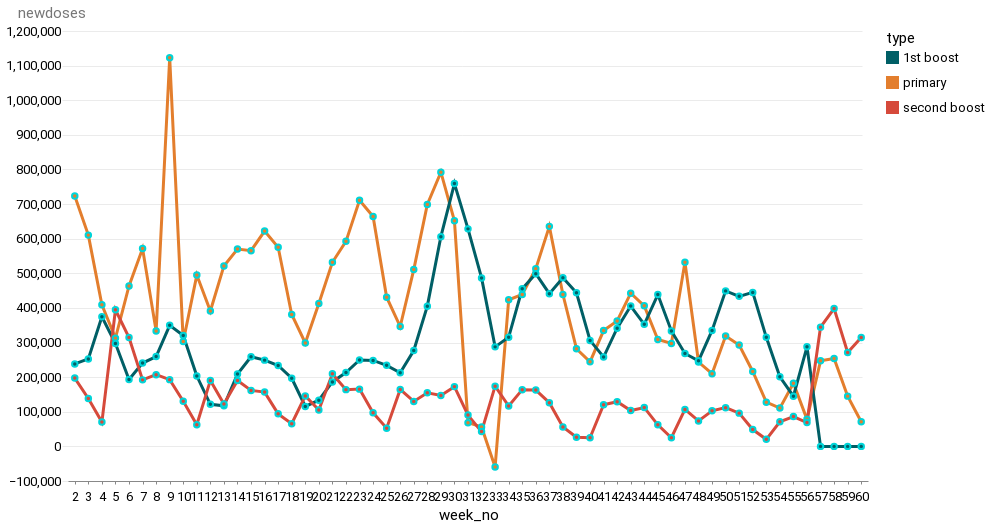

Here is the notebook cell this chart was saved with:
### Code cell
alt.Chart(newdoses_65plus_byweek).mark_line(point=True).encode(
    x=alt.X("week_no:O"),
    y="newdoses",
    color=alt.Color("type:N"),
)

### Figure 1 — Vega-Lite specification as saved in the notebook (floating-point values rounded to 4 significant figures; data arrays with more than 128 entries replaced by an {"elided": "..."} marker saying what was removed)
{"config": {"view": {"width": 800, "height": 450, "strokeOpacity": 0}, "background": "#ffffff", "title": {"anchor": "start", "font": "Summit Sans", "fontColor": "palette[\"black\"]", "fontSize": 18, "fontWeight": "normal"}, "arc": {"fill": "#00d4d8"}, "area": {"fill": "#00d4d8"}, "line": {"stroke": "#00d4d8", "strokeWidth": 3}, "path": {"stroke": "#00d4d8"}, "rect": {"fill": "#00d4d8"}, "shape": {"stroke": "#00d4d8"}, "bar": {"fill": "#00d4d8"}, "point": {"stroke": "#00d4d8"}, "symbol": {"fill": "#00d4d8", "size": 30}, "axis": {"titleFont": "Roboto", "titleFontSize": 15, "titleFontWeight": "normal", "labelFont": "Roboto, sans", "labelFontSize": 13, "labelFontWeight": "normal"}, "axisX": {"labelAngle": 0, "labelPadding": 6, "tickSize": 3, "grid": false}, "axisY": {"labelBaseline": "middle", "maxExtent": 45, "minExtent": 45, "titleAlign": "left", "titleAngle": 0, "titleX": -45, "titleY": -11, "domainOpacity": 0, "gridWidth": 0.6, "gridColor": "#dddddd", "offset": 6, "tickSize": 0, "titleColor": "#767676"}, "legend": {"titleFont": "Roboto", "titleFontSize": 15, "titleFontWeight": "normal", "symbolType": "square", "labelFont": "Roboto, sans", "labelFontSize": 13}, "range": {"category": ["#005f66", "#e37e2d", "#d64a3b", "#76b0ef", "#c1bc40"], "diverging": ["#e68a4f", "#f4bb6a", "#f9e39c", "#dadfe2", "#a6b7c6", "#849eae"], "heatmap": ["#7ff6f6", "#00eeef", "#00d4d8", "#00abb2", "#00848b", "#fbf2c7", "#00363d"], "ordinal": ["#7ff6f6", "#00eeef", "#00d4d8", "#00abb2", "#00848b", "#fbf2c7", "#00363d"], "ramp": ["#7ff6f6", "#00eeef", "#00d4d8", "#00abb2", "#00848b", "#fbf2c7", "#00363d"]}}, "data": {"name": "data-1d0abc0065f43cf4b1170ce01e7196c2"}, "mark": {"type": "line", "point": true}, "encoding": {"color": {"field": "type", "type": "nominal"}, "x": {"field": "week_no", "type": "ordinal"}, "y": {"field": "newdoses", "type": "quantitative"}}, "$schema": "https://vega.github.io/schema/vega-lite/v4.17.0.json", "datasets": {"data-1d0abc0065f43cf4b1170ce01e7196c2": {"elided": "177 records"}}}
